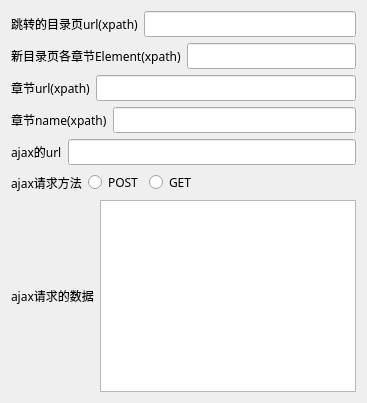
                               <widget class="QWidget" name="page_model_4">
                                <layout class="QVBoxLayout" name="verticalLayout_19">
                                 <item>
                                  <layout class="QHBoxLayout" name="hLayout_model_4_toUrl">
                                   <item>
                                    <widget class="QLabel" name="label_model_4_toUrl">
                                     <property name="font">
                                      <font>
                                       <family>Microsoft YaHei</family>
                                      </font>
                                     </property>
                                     <property name="text">
                                      <string>跳转的目录页url(xpath)</string>
                                     </property>
                                    </widget>
                                   </item>
                                   <item>
                                    <widget class="QLineEdit" name="lineEdit_model_4_toUrl">
                                     <property name="minimumSize">
                                      <size>
                                       <width>0</width>
                                       <height>0</height>
                                      </size>
                                     </property>
                                     <property name="maximumSize">
                                      <size>
                                       <width>1000</width>
                                       <height>1000</height>
                                      </size>
                                     </property>
                                     <property name="baseSize">
                                      <size>
                                       <width>0</width>
                                       <height>0</height>
                                      </size>
                                     </property>
                                     <property name="font">
                                      <font>
                                       <pointsize>11</pointsize>
                                      </font>
                                     </property>
                                     <property name="alignment">
                                      <set>Qt::AlignLeading|Qt::AlignLeft|Qt::AlignTop</set>
                                     </property>
                                    </widget>
                                   </item>
                                  </layout>
                                 </item>
                                 <item>
                                  <layout class="QHBoxLayout" name="hLayout_model_4_element">
                                   <item>
                                    <widget class="QLabel" name="label_model_4_element">
                                     <property name="font">
                                      <font>
                                       <family>Microsoft YaHei</family>
                                      </font>
                                     </property>
                                     <property name="text">
                                      <string>新目录页各章节Element(xpath)</string>
                                     </property>
                                    </widget>
                                   </item>
                                   <item>
                                    <widget class="QLineEdit" name="lineEdit_model_4_element">
                                     <property name="minimumSize">
                                      <size>
                                       <width>0</width>
                                       <height>0</height>
                                      </size>
                                     </property>
                                     <property name="maximumSize">
                                      <size>
                                       <width>1000</width>
                                       <height>1000</height>
                                      </size>
                                     </property>
                                     <property name="baseSize">
                                      <size>
                                       <width>0</width>
                                       <height>0</height>
                                      </size>
                                     </property>
                                     <property name="font">
                                      <font>
                                       <pointsize>11</pointsize>
                                      </font>
                                     </property>
                                     <property name="alignment">
                                      <set>Qt::AlignLeading|Qt::AlignLeft|Qt::AlignTop</set>
                                     </property>
                                    </widget>
                                   </item>
                                  </layout>
                                 </item>
                                 <item>
                                  <layout class="QHBoxLayout" name="hLayout_model_4_bookUrl">
                                   <item>
                                    <widget class="QLabel" name="label_model_4_bookUrl">
                                     <property name="font">
                                      <font>
                                       <family>Microsoft YaHei</family>
                                      </font>
                                     </property>
                                     <property name="text">
                                      <string>章节url(xpath)</string>
                                     </property>
                                    </widget>
                                   </item>
                                   <item>
                                    <widget class="QLineEdit" name="lineEdit_model_4_bookUrl">
                                     <property name="minimumSize">
                                      <size>
                                       <width>0</width>
                                       <height>0</height>
                                      </size>
                                     </property>
                                     <property name="maximumSize">
                                      <size>
                                       <width>1000</width>
                                       <height>1000</height>
                                      </size>
                                     </property>
                                     <property name="baseSize">
                                      <size>
                                       <width>0</width>
                                       <height>0</height>
                                      </size>
                                     </property>
                                     <property name="font">
                                      <font>
                                       <pointsize>11</pointsize>
                                      </font>
                                     </property>
                                     <property name="alignment">
                                      <set>Qt::AlignLeading|Qt::AlignLeft|Qt::AlignTop</set>
                                     </property>
                                    </widget>
                                   </item>
                                  </layout>
                                 </item>
                                 <item>
                                  <layout class="QHBoxLayout" name="hLayout__model_4_bookName">
                                   <item>
                                    <widget class="QLabel" name="label_model_4_bookName">
                                     <property name="font">
                                      <font>
                                       <family>Microsoft YaHei</family>
                                      </font>
                                     </property>
                                     <property name="text">
                                      <string>章节name(xpath)</string>
                                     </property>
                                    </widget>
                                   </item>
                                   <item>
                                    <widget class="QLineEdit" name="lineEdit_model_4_bookName">
                                     <property name="minimumSize">
                                      <size>
                                       <width>0</width>
                                       <height>0</height>
                                      </size>
                                     </property>
                                     <property name="maximumSize">
                                      <size>
                                       <width>1000</width>
                                       <height>1000</height>
                                      </size>
                                     </property>
                                     <property name="baseSize">
                                      <size>
                                       <width>0</width>
                                       <height>0</height>
                                      </size>
                                     </property>
                                     <property name="font">
                                      <font>
                                       <pointsize>11</pointsize>
                                      </font>
                                     </property>
                                     <property name="alignment">
                                      <set>Qt::AlignLeading|Qt::AlignLeft|Qt::AlignTop</set>
                                     </property>
                                    </widget>
                                   </item>
                                  </layout>
                                 </item>
                                 <item>
                                  <layout class="QHBoxLayout" name="hLayout_model_4_ajaxUrl">
                                   <item>
                                    <widget class="QLabel" name="label_model_4_ajaxUrl">
                                     <property name="font">
                                      <font>
                                       <family>Microsoft YaHei</family>
                                      </font>
                                     </property>
                                     <property name="text">
                                      <string>ajax的url</string>
                                     </property>
                                    </widget>
                                   </item>
                                   <item>
                                    <widget class="QLineEdit" name="lineEdit_model_4_ajaxUrl">
                                     <property name="minimumSize">
                                      <size>
                                       <width>0</width>
                                       <height>0</height>
                                      </size>
                                     </property>
                                     <property name="maximumSize">
                                      <size>
                                       <width>1000</width>
                                       <height>1000</height>
                                      </size>
                                     </property>
                                     <property name="baseSize">
                                      <size>
                                       <width>0</width>
                                       <height>0</height>
                                      </size>
                                     </property>
                                     <property name="font">
                                      <font>
                                       <pointsize>11</pointsize>
                                      </font>
                                     </property>
                                     <property name="alignment">
                                      <set>Qt::AlignLeading|Qt::AlignLeft|Qt::AlignTop</set>
                                     </property>
                                    </widget>
                                   </item>
                                  </layout>
                                 </item>
                                 <item>
                                  <layout class="QHBoxLayout" name="hlayout_model_4_ajaxMethod">
                                   <item>
                                    <widget class="QLabel" name="label_model_4_ajaxMethod">
                                     <property name="font">
                                      <font>
                                       <family>Microsoft YaHei</family>
                                      </font>
                                     </property>
                                     <property name="text">
                                      <string>ajax请求方法</string>
                                     </property>
                                    </widget>
                                   </item>
                                   <item>
                                    <widget class="QRadioButton" name="radioButton_model_4_ajaxMethod_post">
                                     <property name="minimumSize">
                                      <size>
                                       <width>0</width>
                                       <height>0</height>
                                      </size>
                                     </property>
                                     <property name="font">
                                      <font>
                                       <family>Microsoft YaHei</family>
                                       <pointsize>9</pointsize>
                                      </font>
                                     </property>
                                     <property name="text">
                                      <string>POST</string>
                                     </property>
                                     <property name="iconSize">
                                      <size>
                                       <width>20</width>
                                       <height>20</height>
                                      </size>
                                     </property>
                                     <property name="checkable">
                                      <bool>true</bool>
                                     </property>
                                     <property name="checked">
                                      <bool>false</bool>
                                     </property>
                                    </widget>
                                   </item>
                                   <item>
                                    <widget class="QRadioButton" name="radioButton_model_4_ajaxMethod_get">
                                     <property name="font">
                                      <font>
                                       <family>Microsoft YaHei</family>
                                       <pointsize>9</pointsize>
                                      </font>
                                     </property>
                                     <property name="text">
                                      <string>GET</string>
                                     </property>
                                    </widget>
                                   </item>
                                   <item>
                                    <spacer name="hSpacer_model_4_ajaxMethod">
                                     <property name="orientation">
                                      <enum>Qt::Horizontal</enum>
                                     </property>
                                     <property name="sizeHint" stdset="0">
                                      <size>
                                       <width>40</width>
                                       <height>20</height>
                                      </size>
                                     </property>
                                    </spacer>
                                   </item>
                                  </layout>
                                 </item>
                                 <item>
                                  <layout class="QHBoxLayout" name="hLayout_model_4_ajaxData">
                                   <item>
                                    <widget class="QLabel" name="label_model_4_ajaxData">
                                     <property name="font">
                                      <font>
                                       <family>Microsoft YaHei</family>
                                      </font>
                                     </property>
                                     <property name="text">
                                      <string>ajax请求的数据</string>
                                     </property>
                                    </widget>
                                   </item>
                                   <item>
                                    <widget class="QTextEdit" name="textEdit_model_4_ajaxData">
                                     <property name="minimumSize">
                                      <size>
                                       <width>0</width>
                                       <height>31</height>
                                      </size>
                                     </property>
                                     <property name="font">
                                      <font>
                                       <family>Microsoft YaHei</family>
                                      </font>
                                     </property>
                                     <property name="verticalScrollBarPolicy">
                                      <enum>Qt::ScrollBarAlwaysOff</enum>
                                     </property>
                                     <property name="horizontalScrollBarPolicy">
                                      <enum>Qt::ScrollBarAlwaysOff</enum>
                                     </property>
                                     <property name="lineWrapMode">
                                      <enum>QTextEdit::NoWrap</enum>
                                     </property>
                                     <property name="overwriteMode">
                                      <bool>false</bool>
                                     </property>
                                    </widget>
                                   </item>
                                  </layout>
                                 </item>
                                </layout>
                               </widget>
